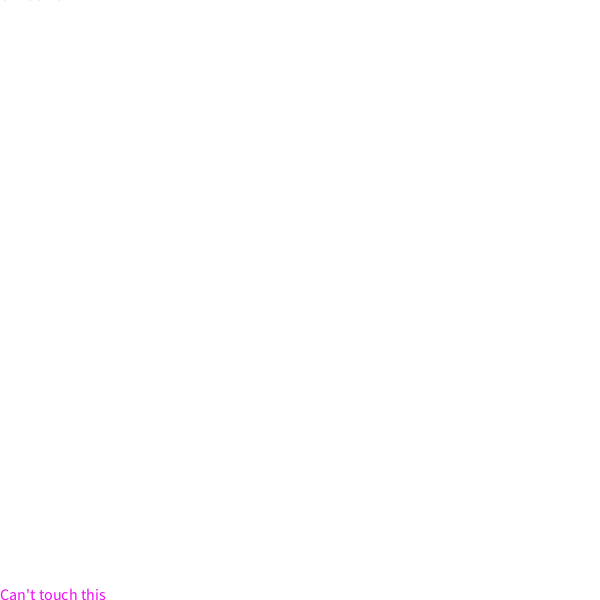
Frame 1 (no input)
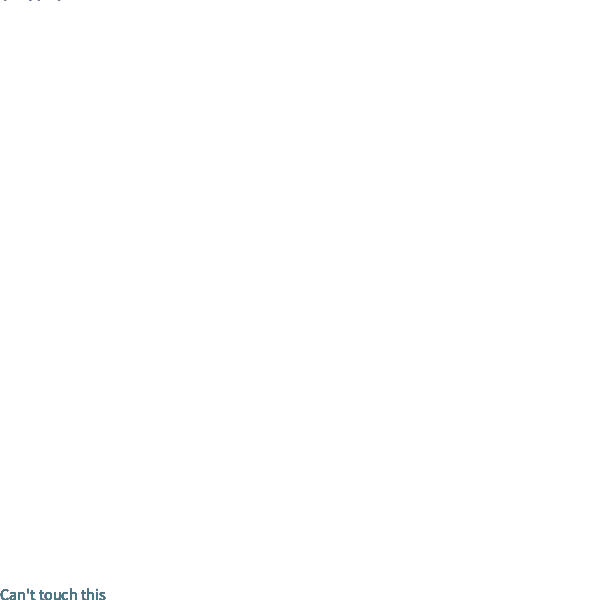
Frame 60 (the mouse pressed at the canvas centre just before this capture)
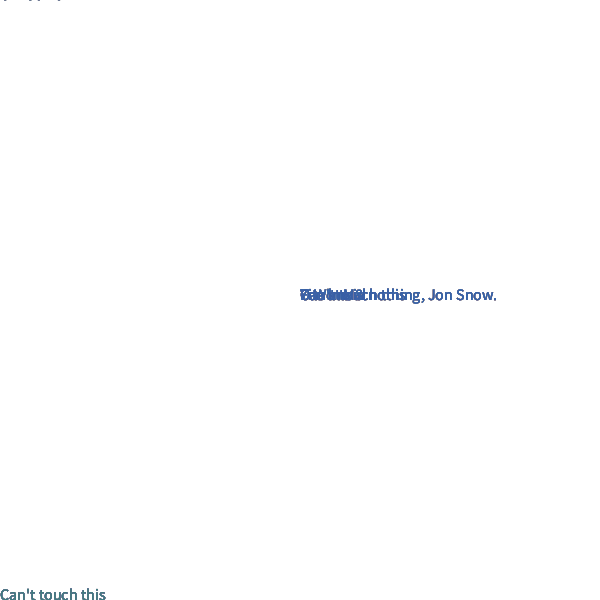
Frame 120 (the mouse held since frame 60 and released just before this capture)

The Processing sketch that drew these frames (run headless with seeded random() and noise(); from frame 60 on, the mouse is pressed at the canvas centre):

// Processing sketch: processing_154119
// ── processing_154119.pde

int counter=0;

void setup() {  //setup function called initially, only once
  size(600, 600);
  background(255);  //set background white

}

void draw() {  //draw function loops 
textSize(16);
 fill((int)(Math.random()*255),(int)(Math.random()*255),(int)(Math.random()*255),(int)(Math.random()*255));
 text("You know nothing, Jon Snow.",width - mouseX,height - mouseY);
 text("U Wot M8",mouseX,mouseY);
 text("Fite me irl",width - mouseX,mouseY);
 text("Can't touch this",mouseX,height-mouseY);
}
